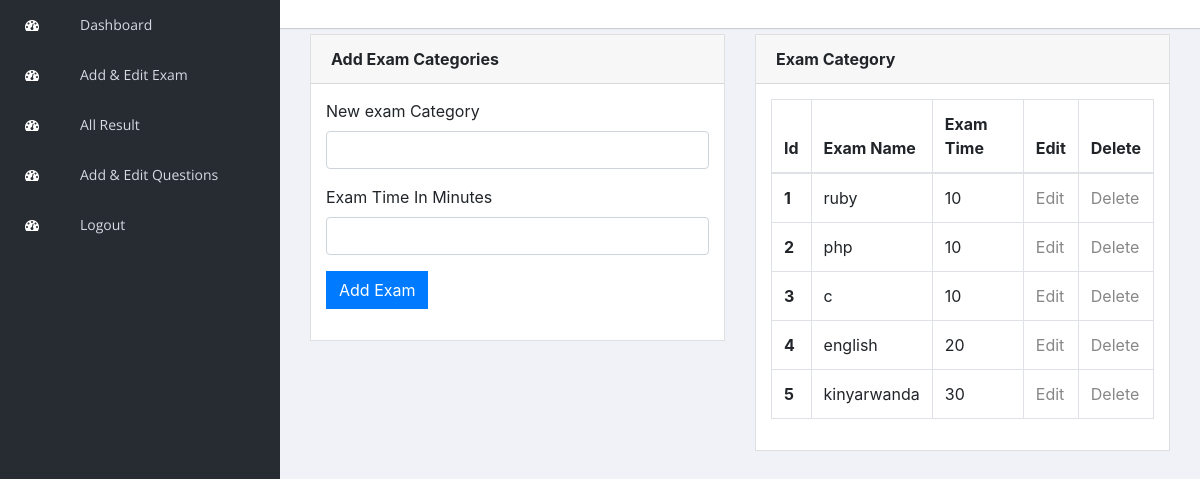
The page /teacher/exam_category.php on the database its author committed.
### tables this page shows
CREATE TABLE `exam_category` (
  `id` int(10) NOT NULL,
  `category` varchar(100) NOT NULL,
  `exam_time_in_minutes` varchar(100) NOT NULL
);

### teacher/exam_category.php (the view, shortened to what this page needs)
<?php
    include "../connection.php";
?>
<!doctype html>
<html class="no-js" lang="en">
<head>
    <link rel="stylesheet" href="vendors/bootstrap/dist/css/bootstrap.min.css">
    <link rel="stylesheet" href="vendors/font-awesome/css/font-awesome.min.css">
    <link rel="stylesheet" href="vendors/themify-icons/css/themify-icons.css">
    <link rel="stylesheet" href="vendors/flag-icon-css/css/flag-icon.min.css">
    <link rel="stylesheet" href="vendors/selectFX/css/cs-skin-elastic.css">
    <link rel="stylesheet" href="vendors/jqvmap/dist/jqvmap.min.css">
    <link rel="stylesheet" href="assets/css/style.css">
</head>
<body>
    <aside id="left-panel" class="left-panel">
        <nav class="navbar navbar-expand-sm navbar-default">
            <div id="main-menu" class="main-menu collapse navbar-collapse">
                <ul class="nav navbar-nav">
                    <li class="active">
                        <a href="exam_category.php"> <i class="menu-icon fa fa-dashboard"></i>Dashboard </a>
                    </li>
                    <li class="active">
                        <a href="exam_category.php"> <i class="menu-icon fa fa-dashboard"></i>Add & Edit Exam </a>
                    </li>
                    <li class="active">
                        <a href="old_exam_results.php"> <i class="menu-icon fa fa-dashboard"></i>All Result </a>
                    </li>
                    <li class="active">
                        <a href="add_edit_exam_questions.php"> <i class="menu-icon fa fa-dashboard"></i>Add & Edit Questions </a>
                    </li>
                    <li class="active">
                        <a href="logout.php"> <i class="menu-icon fa fa-dashboard"></i>Logout </a>
                    </li>
                </ul>
            </div>
        </nav>
    </aside>
    <div id="right-panel" class="right-panel">
        <header id="header" class="header">
        </header>
        <div class="container">
            <div class="col-6">
                <div class="card">
                    <div class="card-header">
                        <strong>Add Exam Categories</strong>
                    </div>
                    <form name="form1" action="" method="post">
                    <div class="card-body card-block">
                        <div class="form-group">
                        <label for="">New exam Category</label>
                        <input type="text" name="examname" id="category" class="form-control" placeholder="" aria-describedby="helpId">
                        </div>
                        <div class="form-group">
                        <label for="">Exam Time In Minutes</label>
                        <input type="text" name="examtime" class="form-control" placeholder="" aria-describedby="helpId">
                        </div>
                        <div class="form-group">
                        <input type="submit" name="submit1" id="submit" value="Add Exam" class="btn btn-primary" placeholder="" aria-describedby="helpId">
                        </div>
                    </div>
                    </form>
                </div>
            </div>
            <div class="col-lg-6">
                        <div class="card">
                            <div class="card-header">
                                <strong class="card-title">Exam Category</strong>
                            </div>
                            <div class="card-body">
                                <table class="table table-bordered">
                                    <thead>
                                        <tr>
                                            <th scope="col">Id</th>
                                            <th scope="col">Exam Name</th>
                                            <th scope="col">Exam Time</th>
                                            <th scope="col">Edit</th>
                                            <th scope="col">Delete</th>
                                        </tr>
                                    </thead>
                                    <tbody>
                                    <?php
                                        $count=0;
                                        $res=mysqli_query($con, "select * from exam_category");
                                        while($row=mysqli_fetch_array($res))
                                        {
                                            $count=$count+1;
                                            ?>
                                                <tr>
                                                    <th scope="row"><?php echo $count; ?></th>
                                                    <td><?php echo $row["category"]; ?></td>
                                                    <td><?php echo $row["exam_time_in_minutes"]; ?></td>
                                                    <td><a href="edit_exam.php?id=<?php echo $row["id"]; ?>">Edit</a></td>
                                                    <td><a href="delete.php?id=<?php echo $row["id"]; ?>">Delete</a></td>
                                                </tr>
                                            <?php
                                        }
                                    ?>
                                    </tbody>
                                </table>
                            </div>
                        </div>
                    </div>
        </div>
    </div>
</body>
</html>

### rows shown on the page
exam_category: category "ruby", exam_time_in_minutes "10"
exam_category: category "php", exam_time_in_minutes "10"
exam_category: category "c", exam_time_in_minutes "10"
exam_category: category "english", exam_time_in_minutes "20"
exam_category: category "kinyarwanda", exam_time_in_minutes "30"
